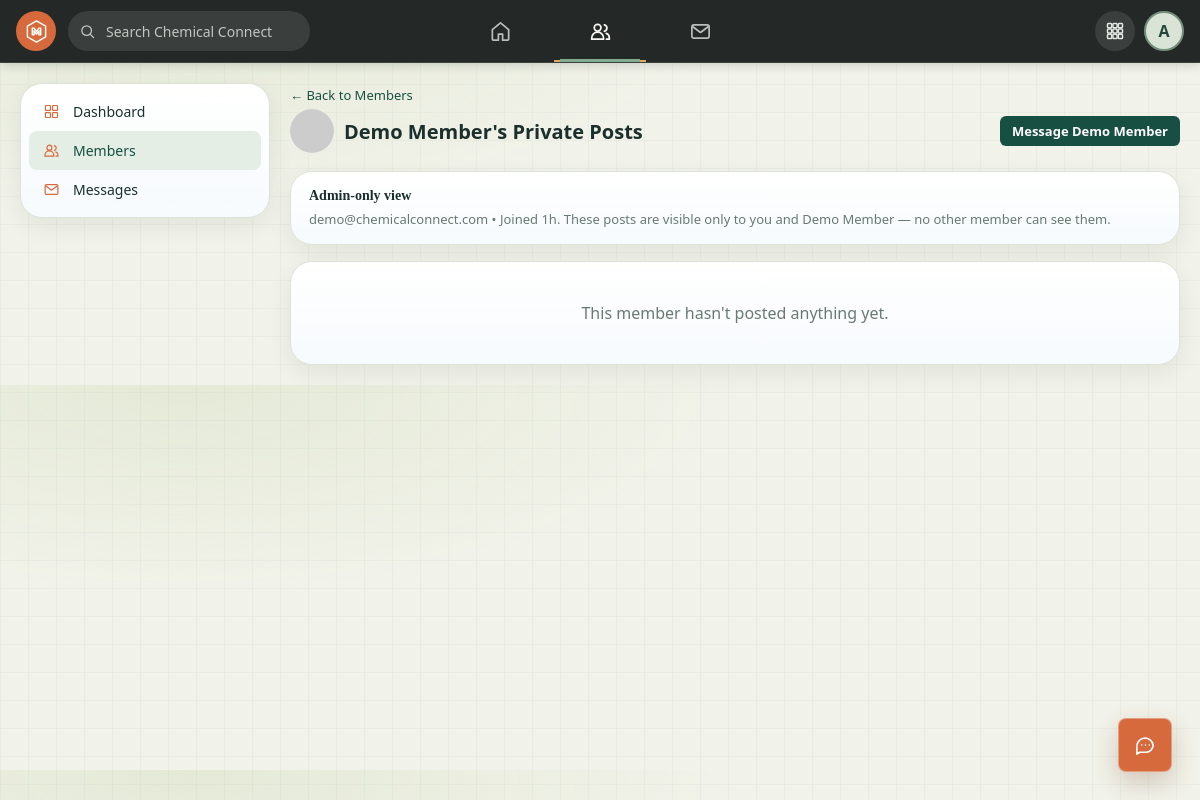
Screenshot of /admin/user_detail.php?id=2 (signed in) with the database file from the repository.
### tables this page shows
CREATE TABLE users (
  id          INT AUTO_INCREMENT PRIMARY KEY,
  name        VARCHAR(100)  NOT NULL,
  email       VARCHAR(150)  NOT NULL UNIQUE,
  password    VARCHAR(255)  NOT NULL,
  role        ENUM('admin','user') NOT NULL DEFAULT 'user',
  avatar      VARCHAR(255)  DEFAULT NULL,
  cover_photo VARCHAR(255)  DEFAULT NULL,
  status      ENUM('active','blocked') NOT NULL DEFAULT 'active',
  created_at  TIMESTAMP     NOT NULL DEFAULT CURRENT_TIMESTAMP
);

### includes/functions.php (called while the page is built, shortened)
<?php
function e($str): string
{
    return htmlspecialchars((string)$str, ENT_QUOTES, 'UTF-8');
}
function timeAgo(string $datetime): string
{
    $timestamp = strtotime($datetime);
    $diff = time() - $timestamp;
    if ($diff < 86400) return floor($diff / 3600) . 'h';
    return date('M j, Y', $timestamp);
}
    ?>

### admin/user_detail.php (the view, shortened to what this page needs)
<?php
require_once __DIR__ . '/../includes/init.php';
$targetId = (int)($_GET['id'] ?? 0);
$userStmt = $pdo->prepare("SELECT * FROM users WHERE id = ? AND role = 'user'");
$userStmt->execute([$targetId]);
$member = $userStmt->fetch();
$postsStmt = $pdo->prepare("
    SELECT id, content, media_path, media_type, created_at, 'private' AS post_type
    FROM user_posts
    WHERE user_id = ?
    UNION ALL
    SELECT id, content, media_path, media_type, created_at, 'legacy_private' AS post_type
    FROM admin_posts
    WHERE admin_id = ?
    ORDER BY created_at DESC
");
$postsStmt->execute([$targetId, $targetId]);
$posts = $postsStmt->fetchAll();
require __DIR__ . '/../includes/header.php';
require __DIR__ . '/../includes/navbar.php';
?>
<div class="layout no-right">
  <div class="sidebar-left">
    <div class="card side-menu">
      <a href="dashboard.php"><span class="icon" aria-hidden="true"><svg viewBox="0 0 24 24"><rect x="3.5" y="3.5" width="7" height="7" rx="1"/><rect x="13.5" y="3.5" width="7" height="7" rx="1"/><rect x="3.5" y="13.5" width="7" height="7" rx="1"/><rect x="13.5" y="13.5" width="7" height="7" rx="1"/></svg></span> Dashboard</a>
      <a href="users.php" class="active"><span class="icon" aria-hidden="true"><svg viewBox="0 0 24 24"><circle cx="9" cy="8" r="3.5"/><path d="M2.8 20v-1.2a6.2 6.2 0 0 1 12.4 0V20zM16 5a3.5 3.5 0 0 1 0 6.8M18 14a4.8 4.8 0 0 1 3.2 4.6V20h-3"/></svg></span> Members</a>
      <a href="messages.php"><span class="icon" aria-hidden="true"><svg viewBox="0 0 24 24"><rect x="3" y="5" width="18" height="14" rx="2"/><path d="m4 7 8 6 8-6"/></svg></span> Messages</a>
    </div>
  </div>
  <div>
    <a href="users.php" style="font-size:13px;">&larr; Back to Members</a>
    <div class="page-title" style="display:flex; align-items:center; gap:10px;">
      <img class="avatar" style="width:44px;height:44px;" src="https://api.dicebear.com/7.x/initials/svg?seed=<?php echo urlencode($member['name']); ?>&backgroundColor=1d5aa8" alt="">
      <?php echo e($member['name']); ?>'s Private Posts
      <a class="btn btn-sm btn-primary" style="margin-left:auto;" href="messages.php?with=<?php echo $member['id']; ?>">Message <?php echo e($member['name']); ?></a>
    </div>
    <div class="card notice-card" style="margin-bottom:16px;">
      <h4>Admin-only view</h4>
      <p><?php echo e($member['email']); ?> &bull; Joined <?php echo timeAgo($member['created_at']); ?>. These posts are visible only to you and <?php echo e($member['name']); ?> &mdash; no other member can see them.</p>
    </div>
    <?php if (empty($posts)): ?>
      <div class="card empty-state">This member hasn't posted anything yet.</div>
    <?php endif; ?>
  </div>
</div>
<?php require __DIR__ . '/../includes/footer.php'; ?>

### rows the page displays
users: name "Demo Member", email "demo@chemicalconnect.com", created_at "1h"

### other values shown
substr(currentUserName(), 0, 1) "A"
